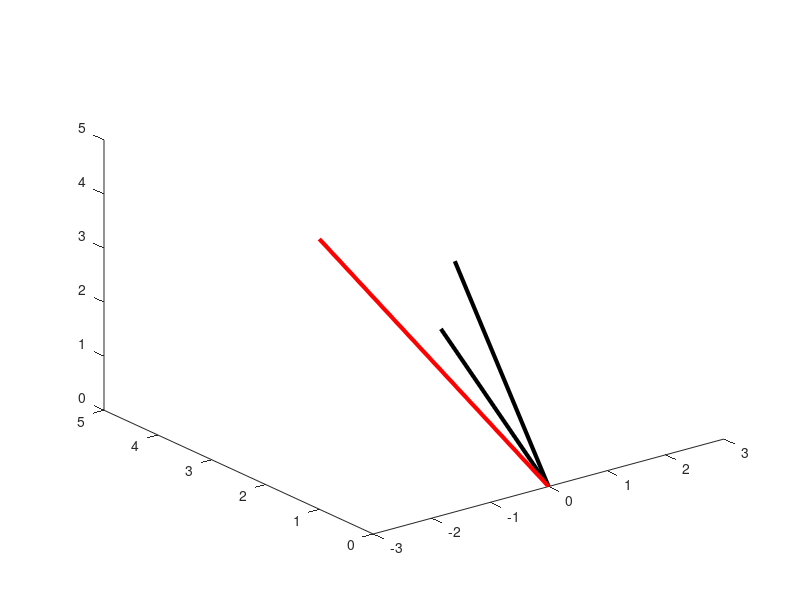

Source code (MATLAB): (Note: this script raises an error after producing the figure.)
%% Column Space of a Matrix

% define a matrix
S = [3 0; 5 2; 1 2];

% Vector
v = [-3 1 5]';
%v = [1 7 3]';

figure(1), clf
plot3([0 S(1,1)],[0 S(2,1)],[0 S(3,1)],'k','linew',3)
hold on
plot3([0 S(1,2)],[0 S(2,2)],[0 S(3,2)],'k','linew',3)
plot3([0 v(1)],[0 v(2)],[0 v(3)],'r','linew',3)

% draw the plane spanned by S
h = ezmesh(@(s,t)S(1,1)*s+S(1,2)*t,@(s,t)S(2,1)*s+S(2,2)*t,@(s,t)S(3,1)*s+S(3,2)*t,[-1 1 -1 1 -1 1]);
set(h,'facecolor','g','cdata',ones(50),'linestyle','none')
xlabel('C_1'), ylabel('C_2'), zlabel('C_3')
title('')
axis square
grid on, rotate3d on

